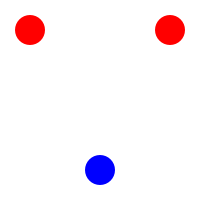
Frame 1 (no input)
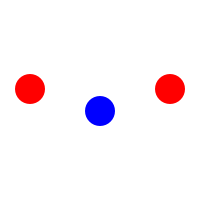
Frame 60 (the mouse pressed at the canvas centre just before this capture)
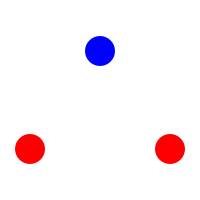
Frame 120 (the mouse held since frame 60 and released just before this capture)

The Processing sketch that drew these frames (run headless with seeded random() and noise(); from frame 60 on, the mouse is pressed at the canvas centre):

// Processing sketch: sketch_3_Bouncy_Balls
// ── sketch_3_Bouncy_Balls.pde
float circle1x, circle2x, circle3x;
float circle1y, circle2y, circle3y;
float diameter;
int speed = 1;

void setup() {
  size(200, 200);
  smooth();
  noStroke();
  
  diameter = width * .15;
  
  circle1x = diameter;
  circle2x = width/2;
  circle3x = width - diameter;
  
  circle1y = diameter;
  circle2y = height - diameter;
  circle3y = diameter;
}

void draw() {
  background(255);
  
  fill(255,0,0);
  ellipse(circle1x, circle1y, diameter, diameter);
  fill(0,0,255);
  ellipse(circle2x, circle2y, diameter, diameter);
  fill(255,0,0);
  ellipse(circle3x, circle3y, diameter, diameter);
  
 circle1y += speed;
 circle2y -= speed;
 circle3y += speed;
 
  if (circle1y > height - (diameter/2) || circle1y < 0 + (diameter/2)) {
    speed *= -1;
  }
}
